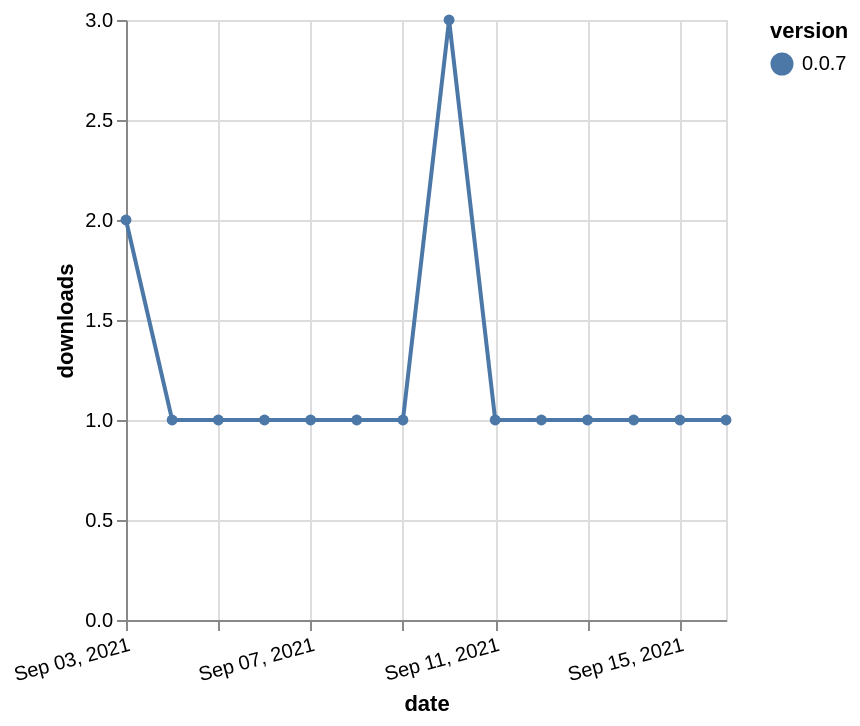

The specification (Vega-Lite) saved for this image:
### Vega-Lite specification from a JSON file in a GitHub repository (floating-point values rounded to 4 significant figures)
{"$schema": "https://vega.github.io/schema/vega-lite/v5.json", "description": "A simple bar chart with embedded data.", "data": {"values": [{"date": "2021-09-03", "total": 156, "delta": 2, "version": "0.0.7"}, {"date": "2021-09-04", "total": 157, "delta": 1, "version": "0.0.7"}, {"date": "2021-09-05", "total": 158, "delta": 1, "version": "0.0.7"}, {"date": "2021-09-06", "total": 159, "delta": 1, "version": "0.0.7"}, {"date": "2021-09-07", "total": 160, "delta": 1, "version": "0.0.7"}, {"date": "2021-09-08", "total": 161, "delta": 1, "version": "0.0.7"}, {"date": "2021-09-09", "total": 162, "delta": 1, "version": "0.0.7"}, {"date": "2021-09-10", "total": 165, "delta": 3, "version": "0.0.7"}, {"date": "2021-09-11", "total": 166, "delta": 1, "version": "0.0.7"}, {"date": "2021-09-12", "total": 167, "delta": 1, "version": "0.0.7"}, {"date": "2021-09-13", "total": 168, "delta": 1, "version": "0.0.7"}, {"date": "2021-09-14", "total": 169, "delta": 1, "version": "0.0.7"}, {"date": "2021-09-15", "total": 170, "delta": 1, "version": "0.0.7"}, {"date": "2021-09-16", "total": 171, "delta": 1, "version": "0.0.7"}]}, "width": "container", "mark": {"type": "line", "point": {"filled": true}}, "encoding": {"x": {"field": "date", "type": "temporal", "timeUnit": "yearmonthdate", "title": "date", "axis": {"labelAngle": -15}}, "y": {"field": "delta", "type": "quantitative", "title": "downloads"}, "color": {"field": "version", "type": "nominal"}, "tooltip": {"field": "delta"}}}
